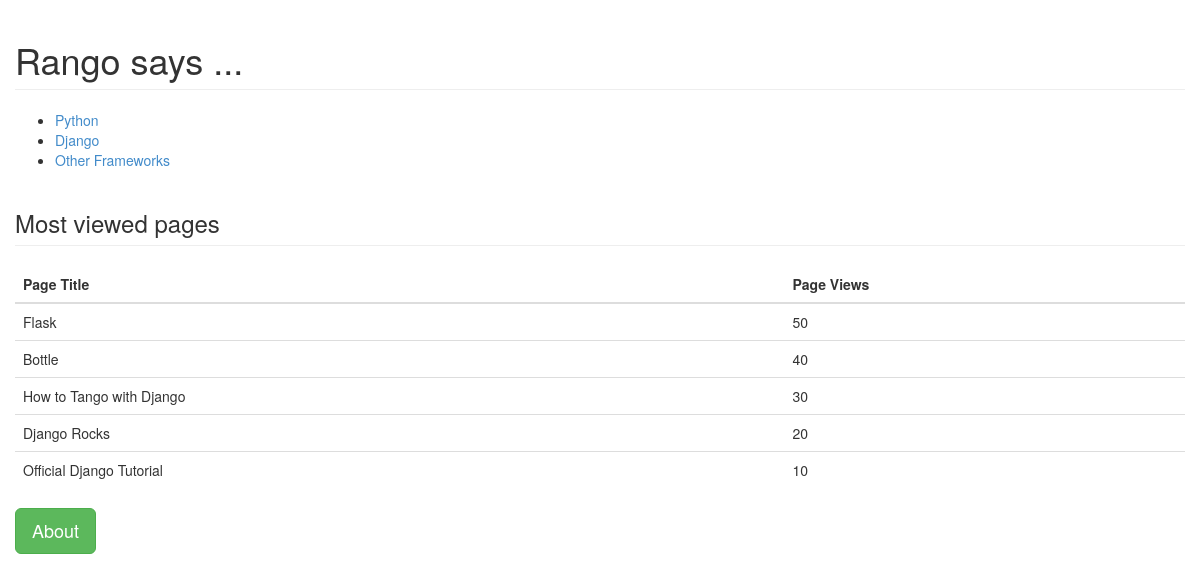
Screenshot of /rango/ with the database file from the repository.
### rango/models.py (models this page shows, shortened)
class Category(models.Model):
	name = models.CharField(max_length=128, unique=True)
	views = models.IntegerField(default=0)
	likes = models.IntegerField(default=0)
	slug = models.SlugField(unique=False)

class Page(models.Model):
	category = models.ForeignKey(Category)
	title = models.CharField(max_length=128)
	url = models.URLField()
	views = models.IntegerField(default=0)

### rango/views.py (the view)
def index(request):
	context_dict = {}
	category_list = Category.objects.order_by('-likes')[:5]
	context_dict['categories'] = category_list
	most_viewed_pages_list = Page.objects.order_by('-views')[:5]
	context_dict['most_viewed_pages'] = most_viewed_pages_list
	return render(request, 'rango/index.html', context_dict)

### rango/templates/rango/index.html (shortened to what this page needs)
<!DOCTYPE html>
<html>
	<head>
		{% load staticfiles %}
		<link rel="stylesheet" type="text/css" href="{% static 'css/style.css' %}">
	</head>
	<body>
		<div class="container">
			<div class="row">
				<h1 class="page-header">Rango says ...</h1>
				{% if categories %}
					<ul>
						{% for category in categories %}
						<li>
							<a href="/rango/category/{{ category.slug }}">
								{{ category.name }}
							</a>
						</li>
						{% endfor %}
					</ul>
				{% else %}
					<div class="bg-danger">
						<h3>There are no categories present.</h3>
					</div>
				{% endif %}
				<h3 class="page-header">Most viewed pages</h3>
				{% if most_viewed_pages %}
					<table class="table table-hover">
							<thead>
								<tr class="primary">
									<th>Page Title</th>
									<th>Page Views</th>
								</tr>
							</thead>
						{% for page in most_viewed_pages %}
							<tr>
								<td>{{ page.title }}</td>
								<td>{{ page.views }}</td>
							</tr>
						{% endfor %}
					</table>
				{% endif %}
				<a href="/rango/about" class="btn btn-success btn-lg">About</a>
			</div>
		</div>
	</body>
</html>

### rows the page displays
Category: name "Python"
Category: name "Django"
Category: name "Other Frameworks"
Page: title "Flask", views "50"
Page: title "Bottle", views "40"
Page: title "How to Tango with Django", views "30"
Page: title "Django Rocks", views "20"
Page: title "Official Django Tutorial", views "10"
